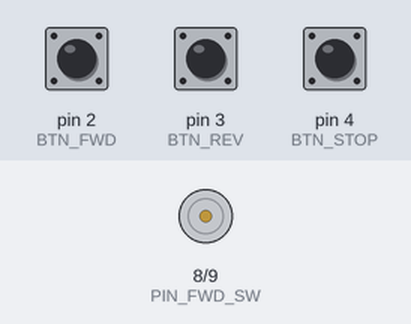
Bench run of a sketch on a simulated Arduino Uno, built with avr-gcc and run on an emulated ATmega328P. Parts: motor-driver pin pairs drawn as motors (green arrow = first pin HIGH = forward, orange = second pin HIGH = backward, longer = more drive). Inputs (shaded band) come from the test bench; at power-on: pin 2 (BTN_FWD) HIGH, pin 3 (BTN_REV) HIGH, pin 4 (BTN_STOP) HIGH.

Above: at 1.2 s.
1.3 s: pin 2 (BTN_FWD) pulled LOW for 0.15 s
At 1.9 s:
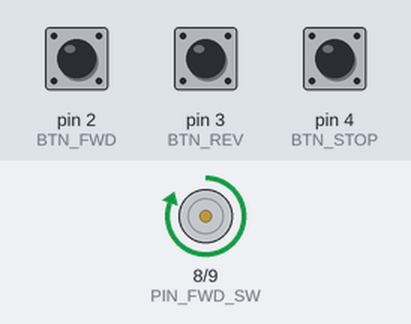
2.9 s: pin 3 (BTN_REV) pulled LOW for 0.15 s
At 4.1 s:
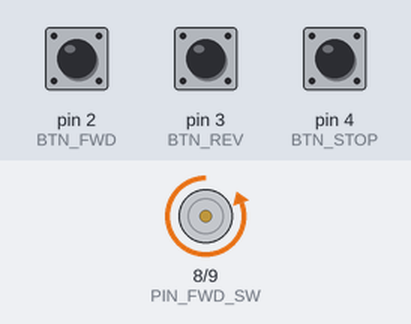
4.5 s: pin 2 (BTN_FWD) pulled LOW for 1 s
At 5.6 s:
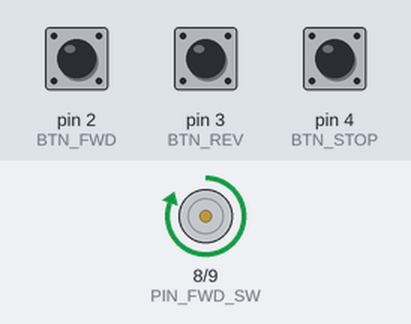
7.0 s: pin 3 (BTN_REV) pulled LOW for 1 s
At 7.5 s:
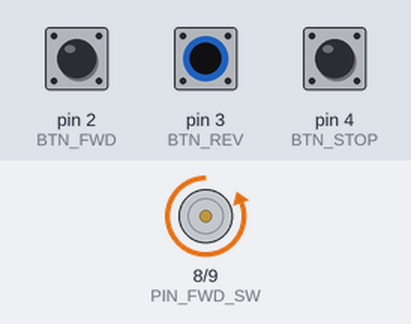
Timing chart, 0 to 10.0 s (numbered marks = the images above; inputs shaded):
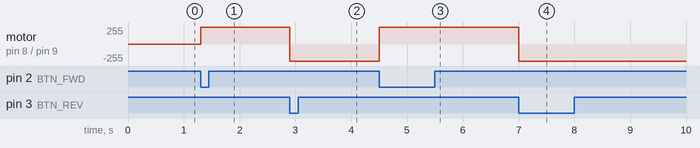

The sketch:

gemini-fast.ino
```cpp
const int PIN_FWD_SW = 8;
const int PIN_REV_SW = 9;

const int BTN_FWD  = 2;
const int BTN_REV  = 3;
const int BTN_STOP = 4;

enum State { STOPPED, FORWARD, REVERSE };
State currentState = STOPPED;

void setMotor(State newState) {
  if (newState == currentState) return;

  // Break-before-make: ensure both switches are OFF first
  digitalWrite(PIN_FWD_SW, LOW);
  digitalWrite(PIN_REV_SW, LOW);
  delayMicroseconds(50); // Dead-time to prevent shoot-through

  if (newState == FORWARD) {
    digitalWrite(PIN_FWD_SW, HIGH);
  } else if (newState == REVERSE) {
    digitalWrite(PIN_REV_SW, HIGH);
  }

  currentState = newState;
}

void setup() {
  digitalWrite(PIN_FWD_SW, LOW);
  digitalWrite(PIN_REV_SW, LOW);
  pinMode(PIN_FWD_SW, OUTPUT);
  pinMode(PIN_REV_SW, OUTPUT);

  pinMode(BTN_FWD, INPUT_PULLUP);
  pinMode(BTN_REV, INPUT_PULLUP);
  pinMode(BTN_STOP, INPUT_PULLUP);
}

void loop() {
  if (digitalRead(BTN_STOP) == LOW) {
    setMotor(STOPPED);
  } else if (digitalRead(BTN_FWD) == LOW) {
    setMotor(FORWARD);
  } else if (digitalRead(BTN_REV) == LOW) {
    setMotor(REVERSE);
  }
}
```

Measured:
- after the input at 1.3 s, motor on pin 8 (PIN_FWD_SW) / pin 9 (PIN_REV_SW): stopped → forward 255/255 at once
- after the input at 2.9 s, motor on pin 8 (PIN_FWD_SW) / pin 9 (PIN_REV_SW): forward 255/255 → backward 255/255 at once
- after the input at 4.5 s, motor on pin 8 (PIN_FWD_SW) / pin 9 (PIN_REV_SW): backward 255/255 → forward 255/255 at once
- after the input at 7.0 s, motor on pin 8 (PIN_FWD_SW) / pin 9 (PIN_REV_SW): forward 255/255 → backward 255/255 at once
